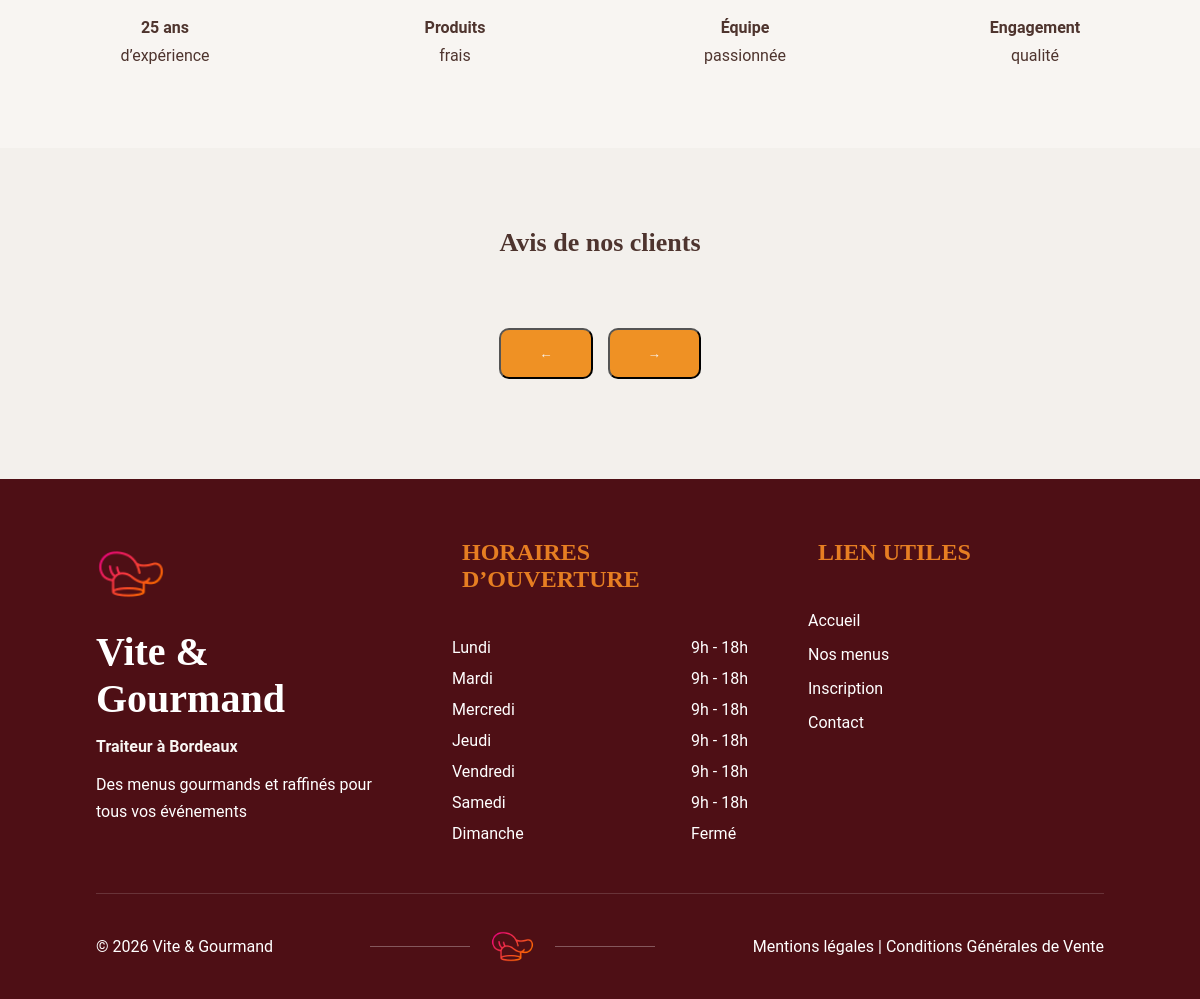
/ (lower part), run on an earlier commit of the app's database.
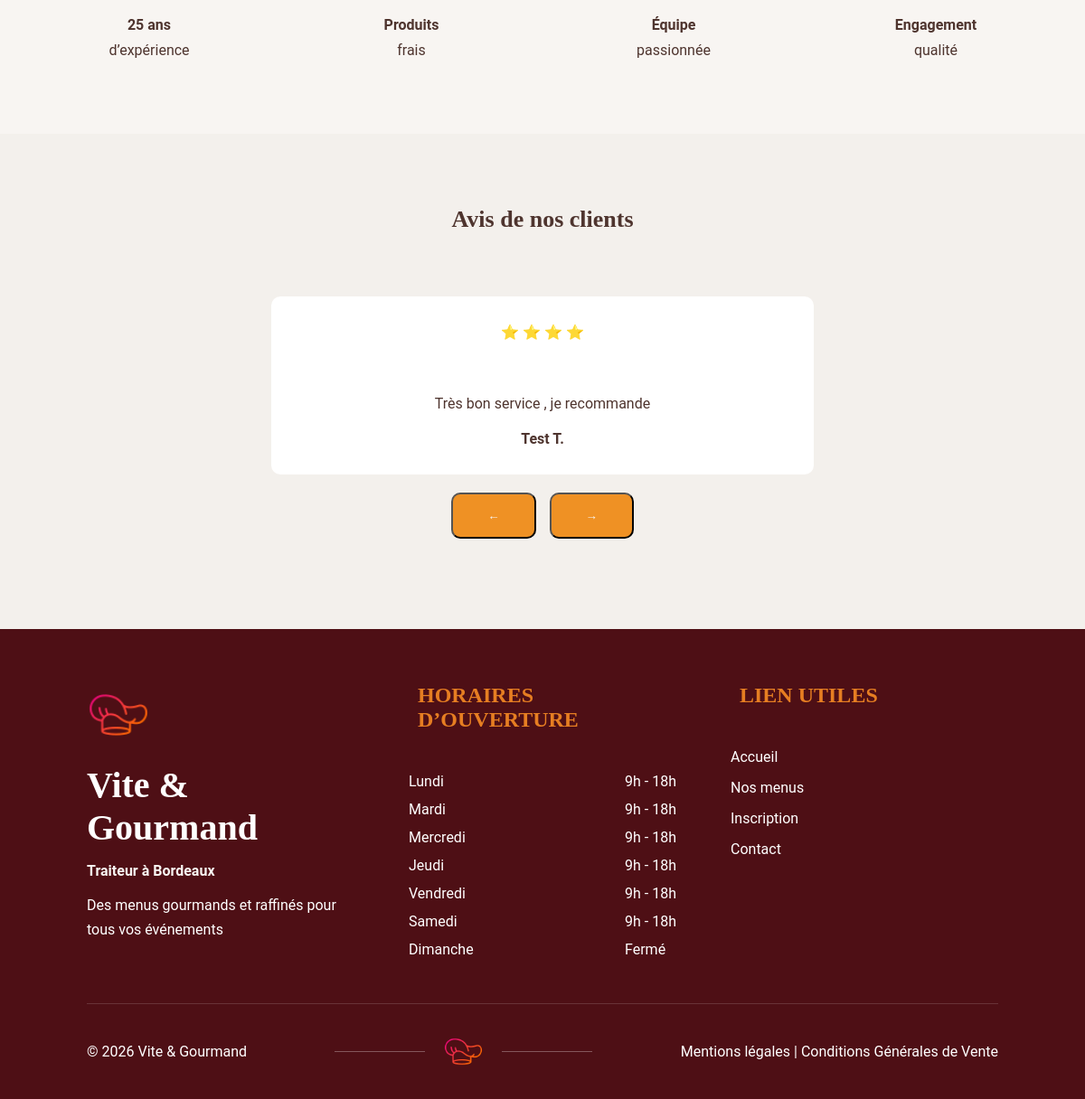
And on a later commit of the database.
### tables this page shows
CREATE TABLE `avis` (
  `idAvis` int(11) NOT NULL,
  `note` int(11) NOT NULL CHECK (`note` between 1 and 5),
  `commentaire` text DEFAULT NULL,
  `valide` tinyint(1) DEFAULT 0,
  `dateAvis` datetime DEFAULT current_timestamp(),
  `idUtilisateur` int(11) NOT NULL,
  `idCommande` int(11) NOT NULL
);

CREATE TABLE `utilisateur` (
  `idUtilisateur` int(11) NOT NULL,
  `nom` varchar(100) NOT NULL,
  `prenom` varchar(100) NOT NULL,
  `email` varchar(150) NOT NULL,
  `motDePasse` varchar(255) NOT NULL,
  `telephone` varchar(20) DEFAULT NULL,
  `adresse` varchar(255) DEFAULT NULL,
  `idRole` int(11) NOT NULL,
  `ville` varchar(100) DEFAULT NULL,
  `codePostal` varchar(20) DEFAULT NULL,
  `pays` varchar(100) DEFAULT NULL,
  `actif` tinyint(1) NOT NULL DEFAULT 1,
  `resetToken` varchar(255) DEFAULT NULL,
  `resetExpire` datetime DEFAULT NULL
);

### index.php (the view, shortened to what this page needs)
<?php
require 'config/database.php';
$sql = "
SELECT
    a.*,
    u.prenom,
    u.nom
FROM avis a
INNER JOIN utilisateur u
ON a.idUtilisateur = u.idUtilisateur
WHERE a.valide = 1
ORDER BY a.dateAvis DESC
LIMIT 6
";
$query = $pdo->prepare($sql);
$query->execute();
$avis = $query->fetchAll();
?>
<!DOCTYPE html>
<html lang="fr">
<head>
  <link rel="stylesheet" href="css/accueil.css">
  <link rel="stylesheet" href="css/vite&gourmand.css">
</head>
<body>
  <section class="features">
    <div class="feature">
      <strong>25 ans</strong>
      <p>d’expérience</p>
    </div>
    <div class="feature">
      <strong>Produits</strong>
      <p>frais</p>
    </div>
    <div class="feature">
      <strong>Équipe</strong>
      <p>passionnée</p>
    </div>
    <div class="feature">
      <strong>Engagement</strong>
      <p>qualité</p>
    </div>
  </section>
  <section class="testimonials">
    <h2>Avis de nos clients</h2>
    <div class="avis-slider">
        <?php foreach($avis as $index => $unAvis): ?>
            <div class="card avis-card <?= $index === 0 ? 'active' : ''; ?>">
                <div class="stars">
                    <?php for($i = 0; $i < $unAvis['note']; $i++): ?>
                        ⭐
                    <?php endfor; ?>
                </div>
                <p><?= htmlspecialchars($unAvis['commentaire']); ?></p>
                <strong>
                    <?= htmlspecialchars($unAvis['prenom']); ?>
                    <?= htmlspecialchars(strtoupper(substr($unAvis['nom'], 0, 1))); ?>.
                </strong>
            </div>
        <?php endforeach; ?>
        <div class="avis-buttons">
            <button type="button" id="prevAvis" class="btn">←</button>
            <button type="button" id="nextAvis" class="btn">→</button>
        </div>
    </div>
</section>
  <?php require 'includes/footer.php'; ?>
</body>
</html>

What changed in the data, as far as the page shows it:
added avis: note 4 (drawn), commentaire "Très bon service , je recommande", idUtilisateur.prenom "Test", idUtilisateur.nom "T"
